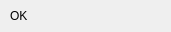
<?xml version="1.0" encoding="UTF-8"?>
<ui version="4.0">
 <class>Widget</class>
 <widget class="QWidget" name="Widget">
  <property name="geometry">
   <rect>
    <x>0</x>
    <y>0</y>
    <width>171</width>
    <height>32</height>
   </rect>
  </property>
  <property name="maximumSize">
   <size>
    <width>171</width>
    <height>32</height>
   </size>
  </property>
  <property name="windowTitle">
   <string>.</string>
  </property>
  <widget class="QLabel" name="label">
   <property name="geometry">
    <rect>
     <x>10</x>
     <y>0</y>
     <width>161</width>
     <height>31</height>
    </rect>
   </property>
   <property name="text">
    <string>OK</string>
   </property>
  </widget>
 </widget>
 <layoutdefault spacing="6" margin="11"/>
 <resources/>
 <connections/>
</ui>
